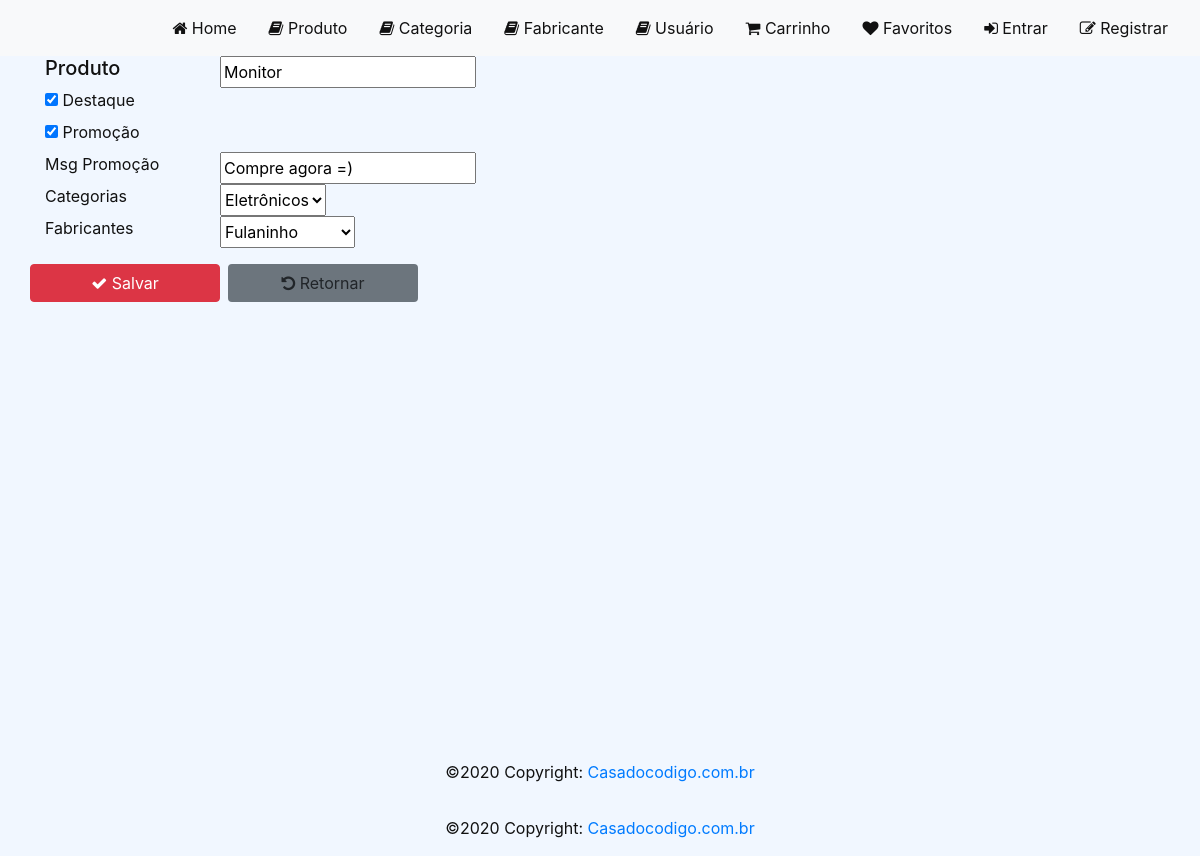
Page /produto/edit/1 on the earlier database version.
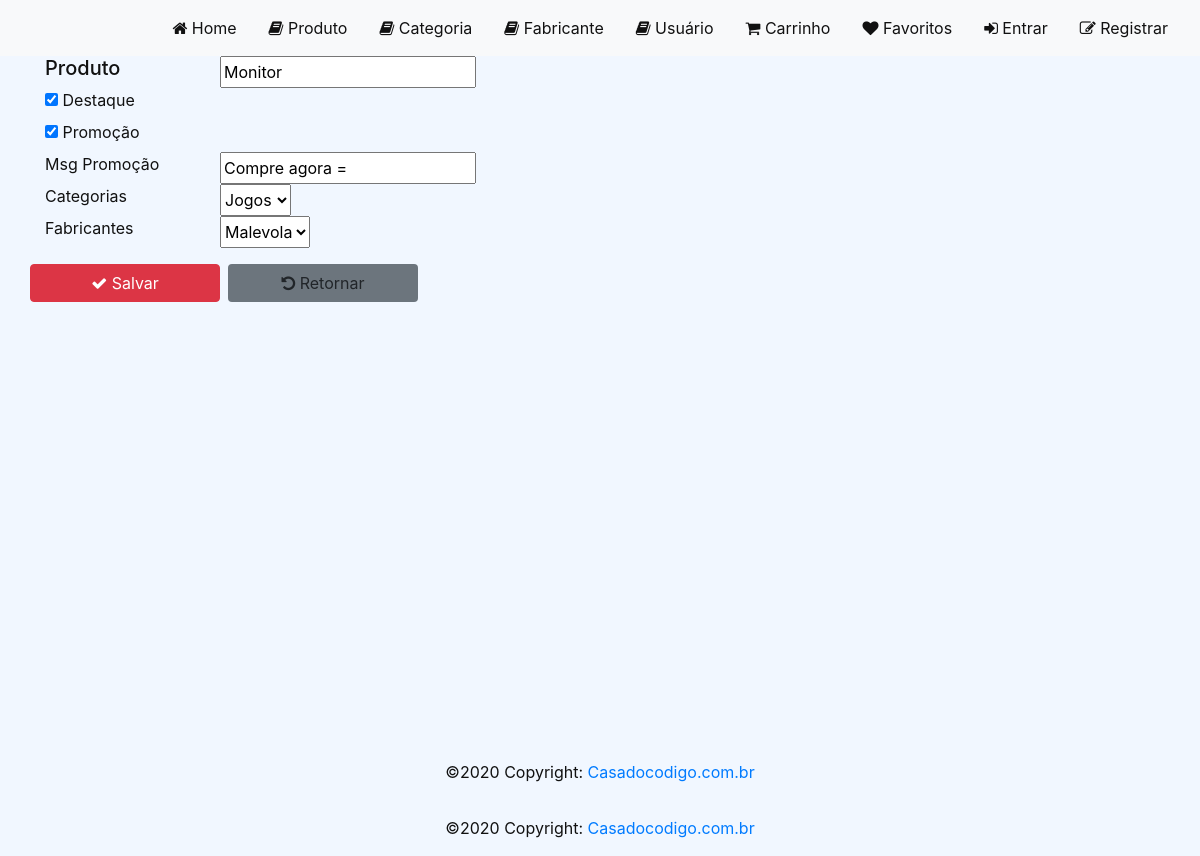
Same page on the later database version.
### loja/models/Produto.py (models this page shows)
class Produto(models.Model):
    Produto = models.CharField(null=False, max_length=100)
    destaque = models.BooleanField(default=True)
    promocao = models.BooleanField(default=True)
    msgPromocao = models.CharField(null=True, max_length=100, blank=True)
    preco = models.DecimalField(max_digits=8, decimal_places=2)
    categoria = models.ForeignKey(Categoria, null=True,
related_name='categoria', on_delete=models.SET_NULL)
    fabricante = models.ForeignKey(Fabricante, null=True,
related_name='fabricante', on_delete=models.SET_NULL)
    criado_em = models.DateTimeField(auto_now_add=True)
    alterado_em = models.DateTimeField(auto_now=True)
    image = models.ImageField(null=True, blank=True)
    def __str__(self):
        return '{}'.format(self.Produto)

### loja/views/ProdutoView.py (the view)
def edit_produto_view(request, id=None):
    produtos = Produto.objects.all()
    if id is not None:
        produtos = produtos.filter(id=id)
    produto = produtos.first()
    print(produto)
    Fabricantes = Fabricante.objects.all()
    Categorias = Categoria.objects.all()
    context = { 'produto': produto, 'fabricantes': Fabricantes, 'categorias': Categorias}
    return render(request, template_name='produto/produto-edit.html', context=context, status=200)

### loja/templates/produto/produto-edit.html (shortened to what this page needs)
{% extends "base.html" %}
{% load static %}
{% block styles %}
<link rel="stylesheet" href="{% static 'css/home.css' %}">
{% endblock %}
{% block content %}
<div id="content">
    <div class="container">
        <form method="POST" action="/produto/edit">
            <div class="row">
                <h5 for="Produto" class="col-md-2">Produto</h5>
                <input value="{{produto.Produto}}" name="Produto">
            </div>
            <div class="row">
                <div class="col-md-2">
                    {% if produto.destaque %}
                    <input type="checkbox" checked name="destaque">
                    {% else %}
                    <input type="checkbox" name="destaque">
                    {% endif %}
                    <label for="destaque">Destaque</label>
                </div>
            </div>
            <div class="row">
                <div class="col-md-2">
                    {% if produto.promocao %}
                    <input type="checkbox" checked name="promocao">
                    {% else %}
                    <input type="checkbox" name="promocao">
                    {% endif %}
                    <label for="promocao">Promoção</label>
                </div>
            </div>
            <div class="row">
                <label for="msgPromocao" class="col-md-2">Msg Promoção</label>
                <input value="{{produto.msgPromocao}}" name="msgPromocao">
            </div>
            <div class="row">
                <label for="CategoriaFk" class="col-md-2">Categorias</label>
                <select name="CategoriaFk">
                    {% for cate in categorias %}
                    {% if produto.categoria_id == cate.id %}
                    <option value="{{cate.id}}"
                        selected>{{cate.Categoria}}</option>
                    {% else %}
                    <option value="{{cate.id}}">{{cate.Categoria}}</option>
                    {% endif %}
                    {% endfor %}
                </select>
            </div>
            <div class="row">
                <label for="FabricanteFk" class="col-md-2">Fabricantes</label>
                <select name="FabricanteFk">
                    {% for fabri in fabricantes %}
                    {% if produto.fabricante_id == fabri.id %}
                    <option value="{{fabri.id}}"
                        selected>{{fabri.Fabricante}}</option>
                    {% else %}
                    <option value="{{fabri.id}}">{{fabri.Fabricante}}</option>
                    {% endif %}
                    {% endfor %}
                </select>
            </div>
            <div class="row">
                <button type="submit"
                    class="btn btn-danger col-md-2 mt-3 mr-2"><i class="fa
fa-check"></i> Salvar</button>
                <a href={% url 'produto' %}
                    class="btn bg-secondary col-md-2 mt-3"><i class="fa
fa-rotate-left"></i> Retornar</a>
            </div>
        </form>
    </div>
</div>
{% endblock %}

Differences in the rows shown:
changed Produto "Monitor": msgPromocao "Compre agora =)" → "Compre agora ="
Other differences:
form field CategoriaFk: "Eletrônicos" → "Jogos"
form field FabricanteFk: "Fulaninho" → "Malevola"
